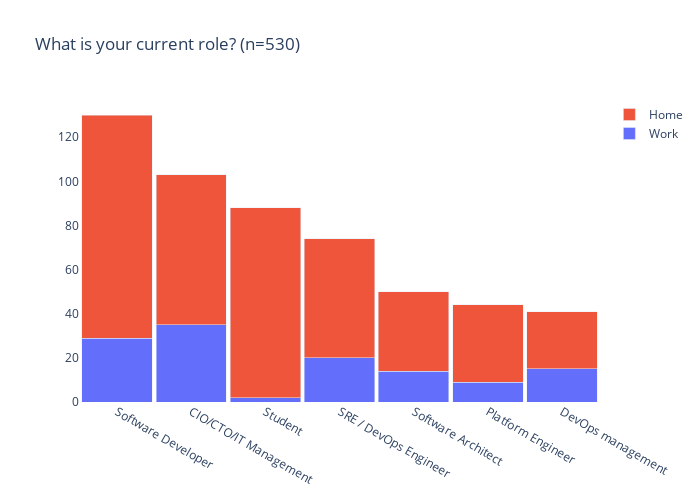

Notebook code cell kept with this figure:
### Code cell
#
# questions 8 - 'What is your current role?'
#

# Anything interesting in Other ?

# value_counts = work_df['Q8Other'].value_counts()
# print (value_counts)

# value_counts = home_df['Q8Other'].value_counts()
# print (value_counts)


double_bar_chart(questions['Q8'], 
                 "Work", work_df['Q8'].value_counts()[lambda x: x > 0], 
                 "Home", home_df['Q8'].value_counts()[lambda x: x > 0])

### Figure 1 — Plotly figure (JSON) as saved in the notebook; plotly's stock layout.template omitted (floating-point values rounded to 4 significant figures)
{"data": [{"name": "Work", "type": "bar", "x": ["CIO/CTO/IT Management", "Software Developer", "SRE / DevOps Engineer", "DevOps management", "Software Architect", "Platform Engineer", "Student"], "y": [35, 29, 20, 15, 14, 9, 2]}, {"name": "Home", "type": "bar", "x": ["Software Developer", "Student", "CIO/CTO/IT Management", "SRE / DevOps Engineer", "Software Architect", "Platform Engineer", "DevOps management"], "y": [101, 86, 68, 54, 36, 35, 26]}], "layout": {"bargap": 0.05, "barmode": "stack", "height": 500, "plot_bgcolor": "#FFFFFF", "showlegend": true, "title": {"text": "What is your current role? (n=530)"}, "width": 700, "xaxis": {"autorange": true, "categoryorder": "total descending", "range": [-0.5, 6.5], "type": "category"}, "yaxis": {"autorange": true, "range": [0, 136.8], "type": "linear"}}}
